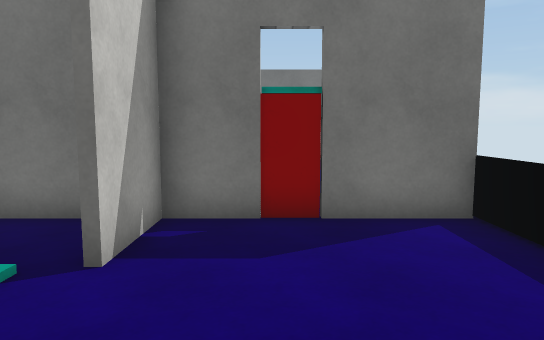
View 1 (above)

12 first-person views from a walk through a scene from a Unity 3-D project. The camera is 1.5 m above the floor, tilts 6° down and sees 70° across. The floor is counted in squares, 1 m on a side. Each view is taken from the middle of a square. On the plan, view 1 faces up. The plan holds only what a view shows up to about 17 squares ahead; the rest is blank. The place goes on beyond the plan. The player character is not drawn. Surface patterns are stand-ins for the level's own textures.

View 2
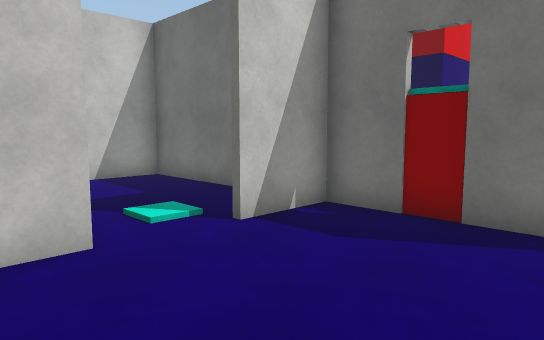

View 3
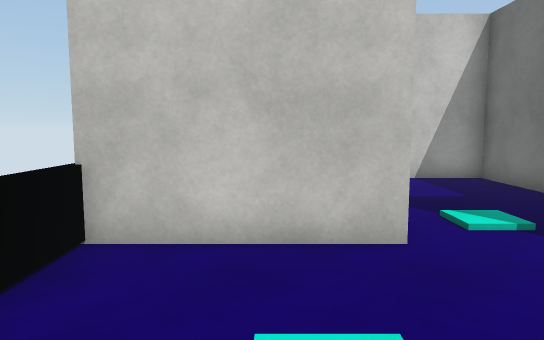

View 4
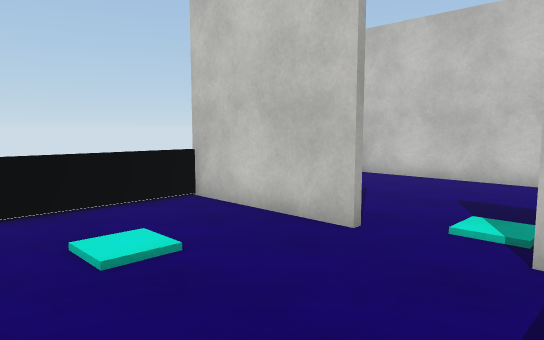

View 5
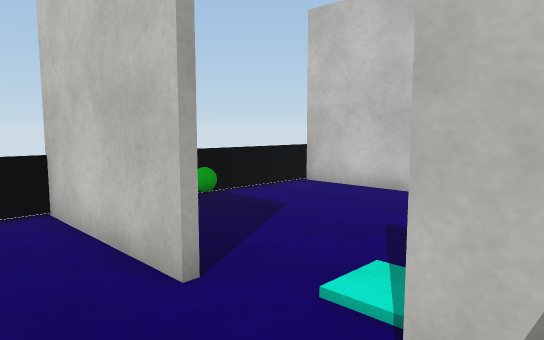

View 6
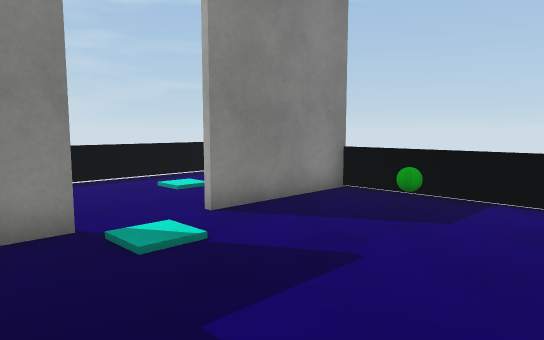

View 7
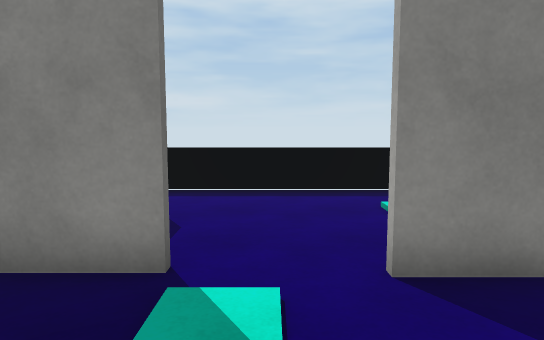

View 8
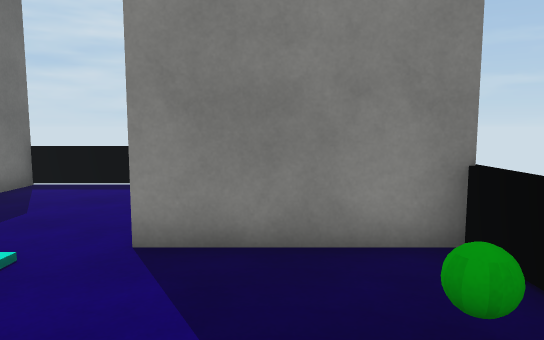

View 9
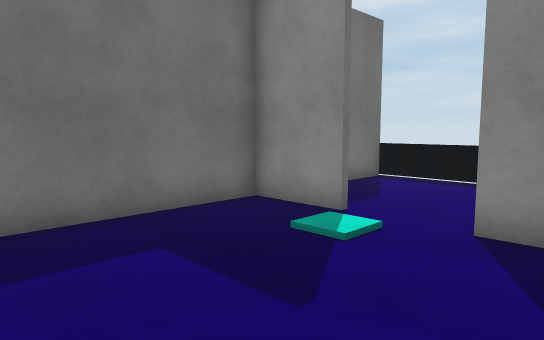

View 10
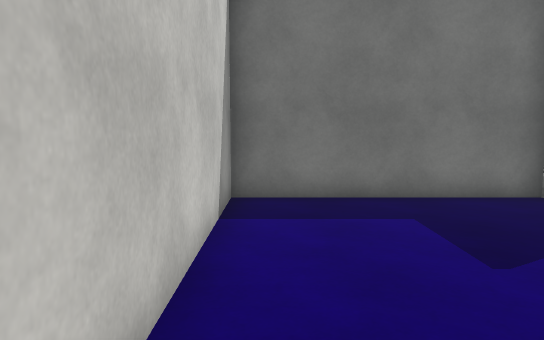

View 11
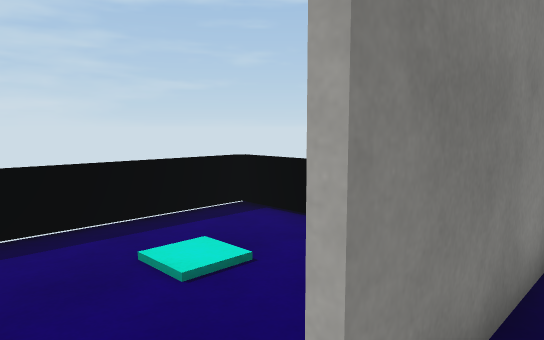

View 12
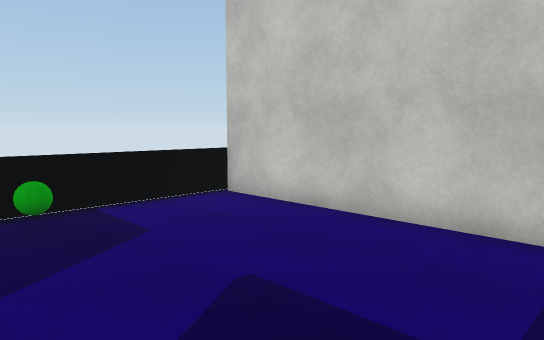

### Floor plan
Points are (right, up) in squares from view 1. A wall is a line through its corners. A room is listed if a view was taken in it or the views show most of it. See-through windows are left out.
Room 1 (views 1, 2, 3, 4, 5, 6, 7, 8, 9, 10, 11, 12)
walls: (-2, 1.9) (-2, -2.5); (-2.2, 4) (-2.2, 6.4) (-8.9, 6.4) (-8.9, -2.5); (-2.2, -2.5) (-2.2, 1.9); (-0.4, 6.4) (-2, 6.4) (-2, 4); (3.4, 6.4) (0.8, 6.4)
low walls: (-2, -2.5) (3.4, -2.5) (3.4, 6.4); (-8.9, -2.5) (-2.2, -2.5)
objects: green ball (-5, -1); red block (0, 7)

Where each view was taken, in squares from view 1:
view 1: 0 up, 0 right, facing up
view 2: 0 up, 3 right, facing up-left
view 3: 0 up, 3 right, facing left
view 4: 5 up, 3 right, facing down-left
view 5: 5 up, 0 right, facing down-left
view 6: 6 up, 8 left, facing down-right
view 7: 3 up, 6 left, facing right
view 8: 0 up, 7 left, facing right
view 9: 0 up, 8 left, facing up-right
view 10: 2 down, 8 left, facing up
view 11: 3 up, 3 left, facing down-right
view 12: 5 up, 3 left, facing down-left
